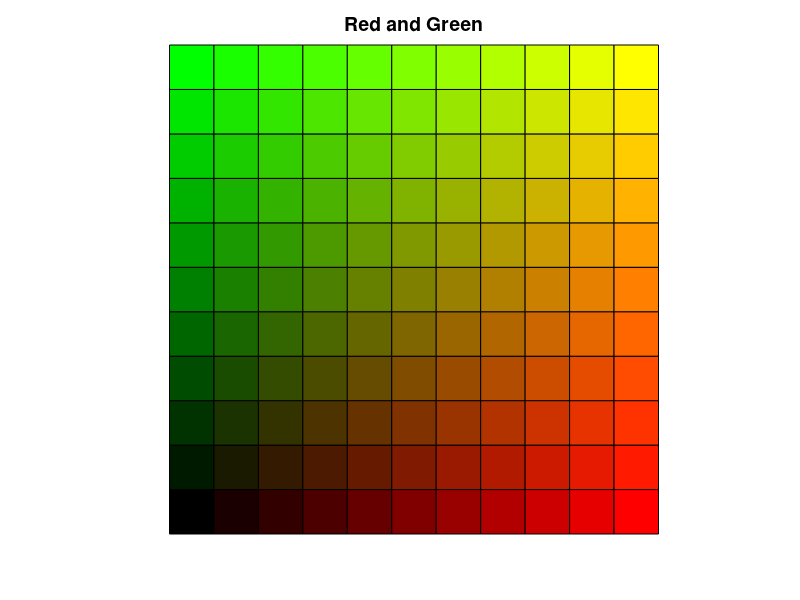
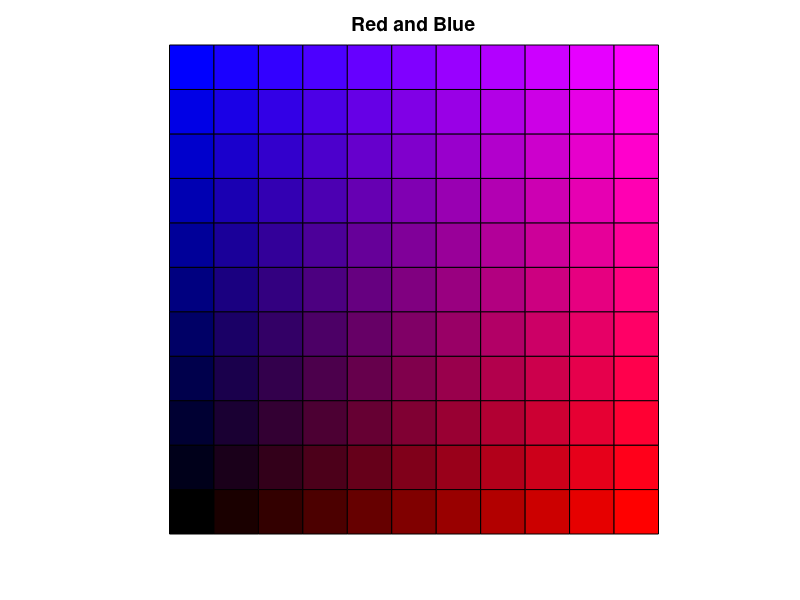
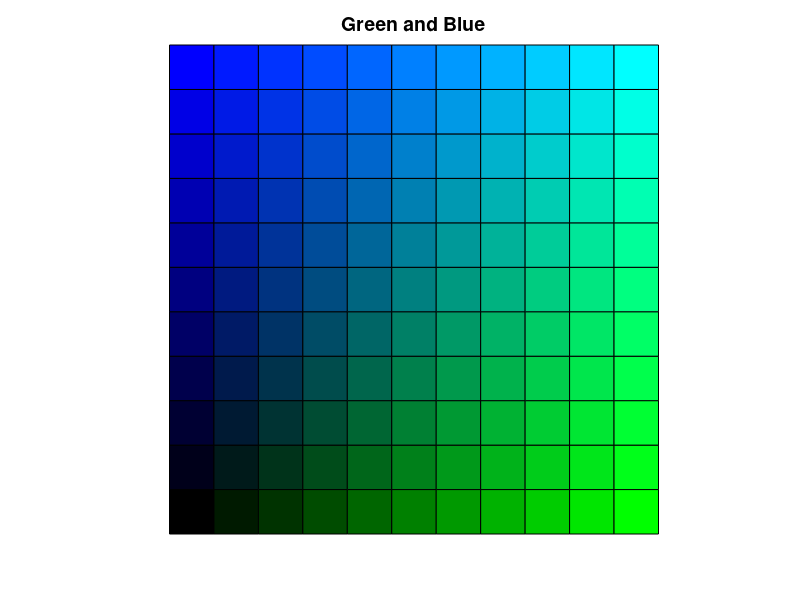
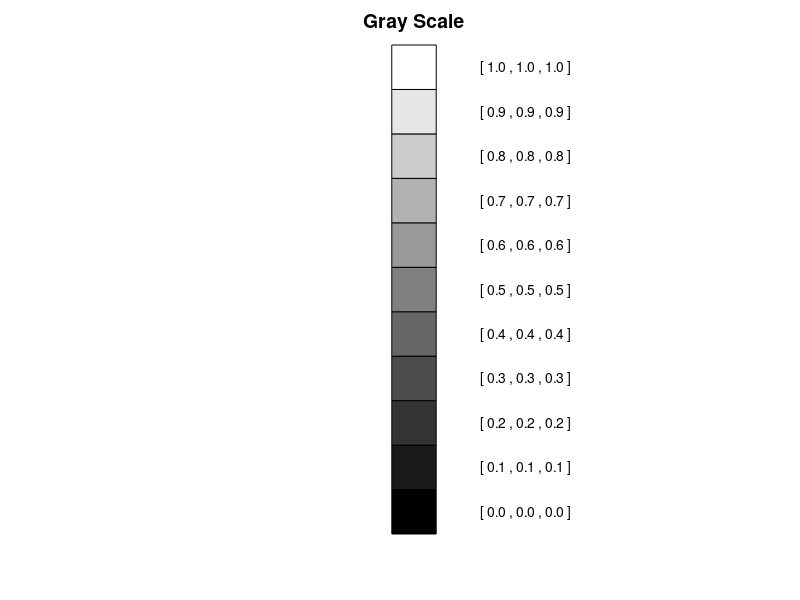

Write MATLAB code to recreate these figures, in order.
% Script File: ShowRGB
% Draws three color grids that depict combinations
% of the primary colors. 
% A gray scale is also displayed.

  close all
  RGB = {[1 0 0],[0 1 0], [0 0 1]};
  Name = {'Red','Green','Blue'};

  for p = 1:3
     for q = p+1:3
        C1 = RGB{p};
        C2 = RGB{q};
        % Draw Color Grid with primary colors C1 and C2...   
        figure
        axis equal off
        hold on
        for i=0:10
           for j=0:10
              % Draw tile (i,j)
              c = C1*i/10 + C2*j/10;
              fill([i i+1 i+1 i i],[j j j+1 j+1 j],c)
           end
        end
        title([Name{p} ' and ' Name{q}],'FontSize',14)
        hold off
     end
  end

% Show Gray Scale ...

  figure
  axis equal off
  hold on
  title('Gray Scale','Fontsize',14)
  for k=0:10
     c = [k k k]/10;
     fill([0 1 1 0 0],k+[0 0 1 1 0],c)
     text(2,k+.5,sprintf('[ %3.1f , %3.1f , %3.1f ]',c))
  end
  hold off
  shg  